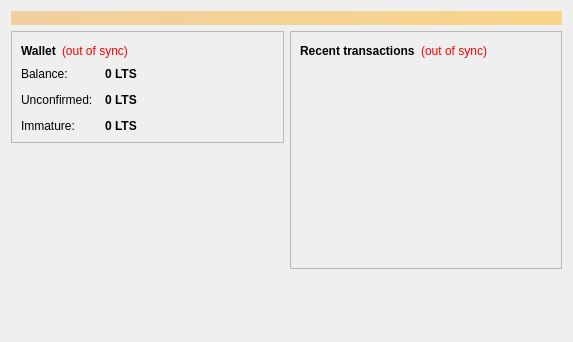
<?xml version="1.0" encoding="UTF-8"?>
<ui version="4.0">
 <class>OverviewPage</class>
 <widget class="QWidget" name="OverviewPage">
  <property name="geometry">
   <rect>
    <x>0</x>
    <y>0</y>
    <width>573</width>
    <height>342</height>
   </rect>
  </property>
  <property name="windowTitle">
   <string>Form</string>
  </property>
  <layout class="QVBoxLayout" name="topLayout">
   <item>
    <widget class="QLabel" name="labelAlerts">
     <property name="visible">
      <bool>false</bool>
     </property>
     <property name="styleSheet">
      <string notr="true">background-color: qlineargradient(x1: 0, y1: 0, x2: 1, y2: 0, stop:0 #F0D0A0, stop:1 #F8D488); color:#000000;</string>
     </property>
     <property name="wordWrap">
      <bool>true</bool>
     </property>
     <property name="margin">
      <number>3</number>
     </property>
    </widget>
   </item>
   <item>
    <layout class="QHBoxLayout" name="horizontalLayout" stretch="1,1">
     <item>
      <layout class="QVBoxLayout" name="verticalLayout_2">
       <item>
        <widget class="QFrame" name="frame">
         <property name="frameShape">
          <enum>QFrame::StyledPanel</enum>
         </property>
         <property name="frameShadow">
          <enum>QFrame::Raised</enum>
         </property>
         <layout class="QVBoxLayout" name="verticalLayout_4">
          <item>
           <layout class="QHBoxLayout" name="horizontalLayout_4">
            <item>
             <widget class="QLabel" name="label_5">
              <property name="font">
               <font>
                <weight>75</weight>
                <bold>true</bold>
               </font>
              </property>
              <property name="text">
               <string>Wallet</string>
              </property>
             </widget>
            </item>
            <item>
             <widget class="QLabel" name="labelWalletStatus">
              <property name="toolTip">
               <string>The displayed information may be out of date. Your wallet automatically synchronizes with the LiteShares network after a connection is established, but this process has not completed yet.</string>
              </property>
              <property name="styleSheet">
               <string notr="true">QLabel { color: red; }</string>
              </property>
              <property name="text">
               <string notr="true">(out of sync)</string>
              </property>
              <property name="alignment">
               <set>Qt::AlignLeading|Qt::AlignLeft|Qt::AlignVCenter</set>
              </property>
             </widget>
            </item>
            <item>
             <spacer name="horizontalSpacer_2">
              <property name="orientation">
               <enum>Qt::Horizontal</enum>
              </property>
              <property name="sizeHint" stdset="0">
               <size>
                <width>40</width>
                <height>20</height>
               </size>
              </property>
             </spacer>
            </item>
           </layout>
          </item>
          <item>
           <layout class="QFormLayout" name="formLayout_2">
            <property name="fieldGrowthPolicy">
             <enum>QFormLayout::AllNonFixedFieldsGrow</enum>
            </property>
            <property name="horizontalSpacing">
             <number>12</number>
            </property>
            <property name="verticalSpacing">
             <number>12</number>
            </property>
            <item row="0" column="0">
             <widget class="QLabel" name="label">
              <property name="text">
               <string>Balance:</string>
              </property>
             </widget>
            </item>
            <item row="0" column="1">
             <widget class="QLabel" name="labelBalance">
              <property name="font">
               <font>
                <weight>75</weight>
                <bold>true</bold>
               </font>
              </property>
              <property name="cursor">
               <cursorShape>IBeamCursor</cursorShape>
              </property>
              <property name="toolTip">
               <string>Your current balance</string>
              </property>
              <property name="text">
               <string notr="true">0 LTS</string>
              </property>
              <property name="textInteractionFlags">
               <set>Qt::LinksAccessibleByMouse|Qt::TextSelectableByKeyboard|Qt::TextSelectableByMouse</set>
              </property>
             </widget>
            </item>
            <item row="1" column="0">
             <widget class="QLabel" name="label_3">
              <property name="text">
               <string>Unconfirmed:</string>
              </property>
             </widget>
            </item>
            <item row="1" column="1">
             <widget class="QLabel" name="labelUnconfirmed">
              <property name="font">
               <font>
                <weight>75</weight>
                <bold>true</bold>
               </font>
              </property>
              <property name="cursor">
               <cursorShape>IBeamCursor</cursorShape>
              </property>
              <property name="toolTip">
               <string>Total of transactions that have yet to be confirmed, and do not yet count toward the current balance</string>
              </property>
              <property name="text">
               <string notr="true">0 LTS</string>
              </property>
              <property name="textInteractionFlags">
               <set>Qt::LinksAccessibleByMouse|Qt::TextSelectableByKeyboard|Qt::TextSelectableByMouse</set>
              </property>
             </widget>
            </item>
            <item row="2" column="0">
             <widget class="QLabel" name="labelImmatureText">
              <property name="text">
               <string>Immature:</string>
              </property>
             </widget>
            </item>
            <item row="2" column="1">
             <widget class="QLabel" name="labelImmature">
              <property name="font">
               <font>
                <weight>75</weight>
                <bold>true</bold>
               </font>
              </property>
              <property name="toolTip">
               <string>Mined balance that has not yet matured</string>
              </property>
              <property name="text">
               <string notr="true">0 LTS</string>
              </property>
              <property name="textInteractionFlags">
               <set>Qt::LinksAccessibleByMouse|Qt::TextSelectableByKeyboard|Qt::TextSelectableByMouse</set>
              </property>
             </widget>
            </item>
           </layout>
          </item>
         </layout>
        </widget>
       </item>
       <item>
        <spacer name="verticalSpacer">
         <property name="orientation">
          <enum>Qt::Vertical</enum>
         </property>
         <property name="sizeHint" stdset="0">
          <size>
           <width>20</width>
           <height>40</height>
          </size>
         </property>
        </spacer>
       </item>
      </layout>
     </item>
     <item>
      <layout class="QVBoxLayout" name="verticalLayout_3">
       <item>
        <widget class="QFrame" name="frame_2">
         <property name="frameShape">
          <enum>QFrame::StyledPanel</enum>
         </property>
         <property name="frameShadow">
          <enum>QFrame::Raised</enum>
         </property>
         <layout class="QVBoxLayout" name="verticalLayout">
          <item>
           <layout class="QHBoxLayout" name="horizontalLayout_2">
            <item>
             <widget class="QLabel" name="label_4">
              <property name="text">
               <string>&lt;b&gt;Recent transactions&lt;/b&gt;</string>
              </property>
             </widget>
            </item>
            <item>
             <widget class="QLabel" name="labelTransactionsStatus">
              <property name="toolTip">
               <string>The displayed information may be out of date. Your wallet automatically synchronizes with the LiteShares network after a connection is established, but this process has not completed yet.</string>
              </property>
              <property name="styleSheet">
               <string notr="true">QLabel { color: red; }</string>
              </property>
              <property name="text">
               <string notr="true">(out of sync)</string>
              </property>
              <property name="alignment">
               <set>Qt::AlignRight|Qt::AlignTrailing|Qt::AlignVCenter</set>
              </property>
             </widget>
            </item>
            <item>
             <spacer name="horizontalSpacer">
              <property name="orientation">
               <enum>Qt::Horizontal</enum>
              </property>
              <property name="sizeHint" stdset="0">
               <size>
                <width>40</width>
                <height>20</height>
               </size>
              </property>
             </spacer>
            </item>
           </layout>
          </item>
          <item>
           <widget class="QListView" name="listTransactions">
            <property name="styleSheet">
             <string notr="true">QListView { background: transparent; }</string>
            </property>
            <property name="frameShape">
             <enum>QFrame::NoFrame</enum>
            </property>
            <property name="verticalScrollBarPolicy">
             <enum>Qt::ScrollBarAlwaysOff</enum>
            </property>
            <property name="horizontalScrollBarPolicy">
             <enum>Qt::ScrollBarAlwaysOff</enum>
            </property>
            <property name="selectionMode">
             <enum>QAbstractItemView::NoSelection</enum>
            </property>
           </widget>
          </item>
         </layout>
        </widget>
       </item>
       <item>
        <spacer name="verticalSpacer_2">
         <property name="orientation">
          <enum>Qt::Vertical</enum>
         </property>
         <property name="sizeHint" stdset="0">
          <size>
           <width>20</width>
           <height>40</height>
          </size>
         </property>
        </spacer>
       </item>
      </layout>
     </item>
    </layout>
   </item>
  </layout>
 </widget>
 <resources/>
 <connections/>
</ui>
